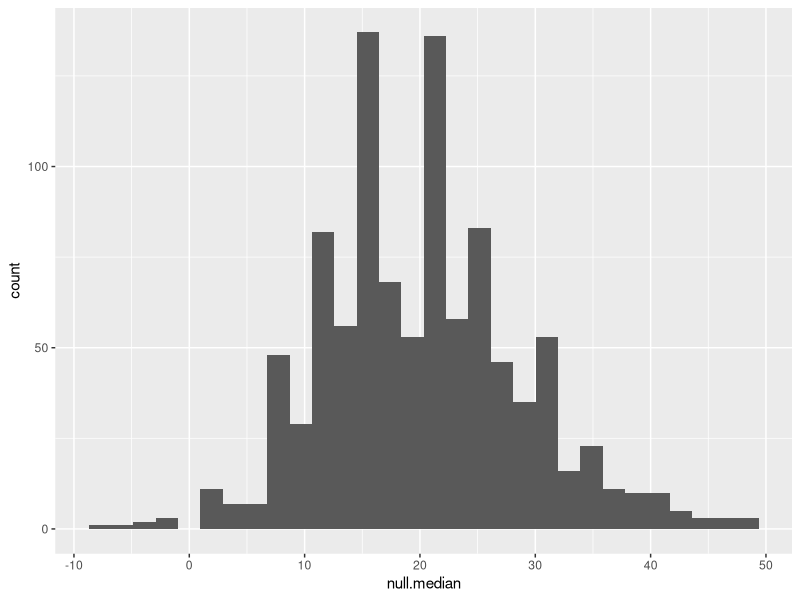
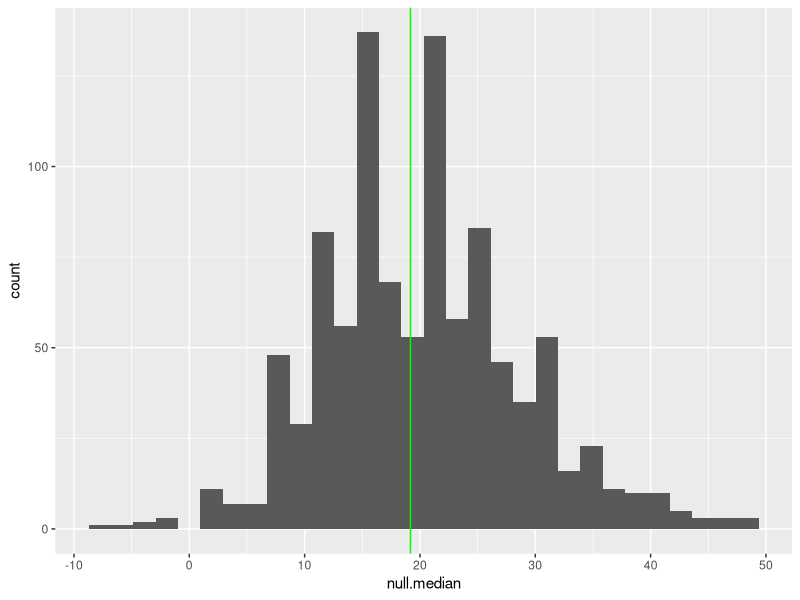
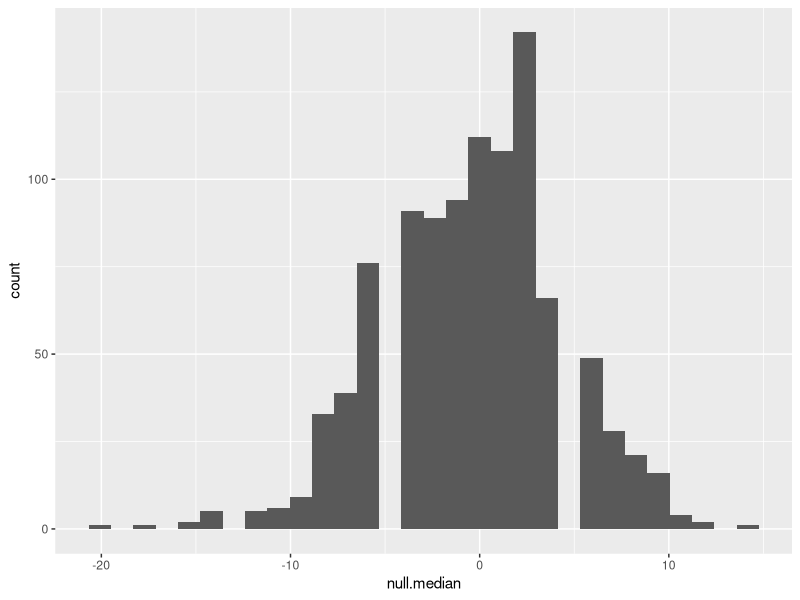
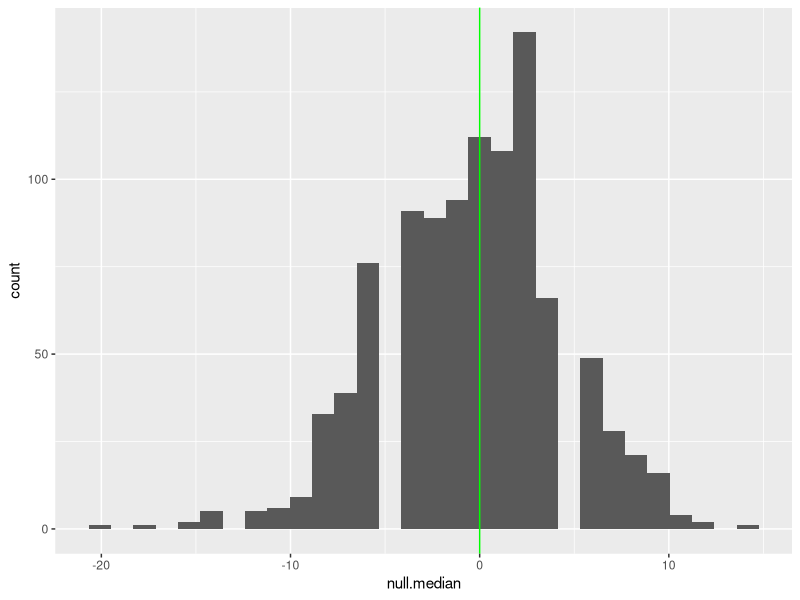
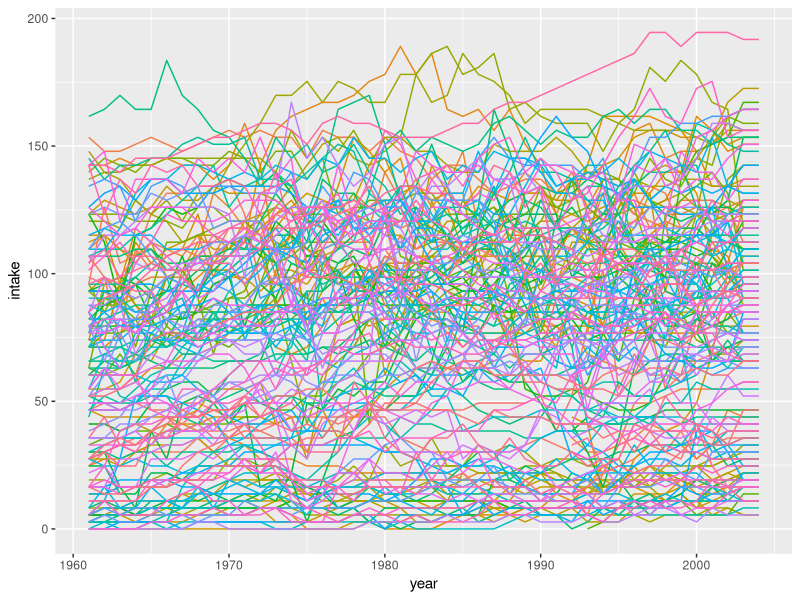
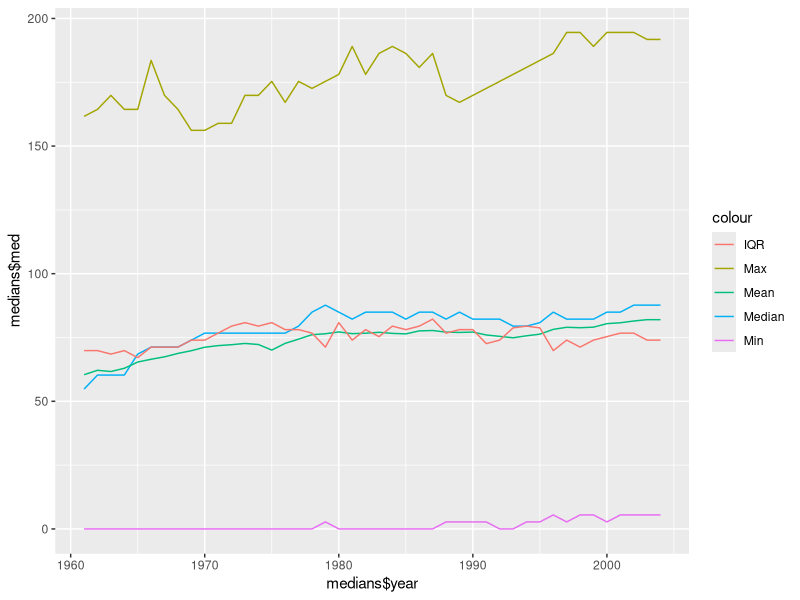

Write the R code that produced these figures, in order. (Note: this script raises an error after producing the figures.)
## ---- chunk 1
knitr::opts_chunk$set(echo = TRUE)
library(tidyverse)
library(data.table)
sugardata<-read.csv("sugar_consumption2.csv")
sugardata%>%
  setnames(old=c("X1961","X1962","X1963","X1964","X1965","X1966","X1967","X1968","X1969","X1970","X1971","X1972","X1973","X1974","X1975","X1976","X1977","X1978","X1979","X1980","X1981","X1982","X1983","X1984","X1985","X1986","X1987","X1988","X1989","X1990","X1991","X1992","X1993","X1994","X1995","X1996","X1997","X1998","X1999","X2000","X2001","X2002","X2003","X2004"), new=c("1961","1962","1963","1964","1965","1966","1967","1968","1969","1970","1971","1972","1973","1974","1975","1976","1977","1978","1979","1980","1981","1982","1983","1984","1985","1986","1987","1988","1989","1990","1991","1992","1993","1994","1995","1996","1997","1998","1999","2000","2001","2002","2003","2004"))      
sugardata3<-sugardata%>%
  gather('1961','1962','1963','1964','1965','1966','1967','1968','1969','1970','1971','1972','1973','1974','1975','1976','1977','1978','1979','1980','1981','1982','1983','1984','1985','1986','1987','1988','1989','1990','1991','1992','1993','1994','1995','1996','1997','1998','1999','2000','2001','2002','2003','2004',key="year",value="intake")
## ---- chunk 2
sugardata3$year<-as.numeric(sugardata3$year)
Sugar1961<-as.tibble(filter(sugardata3, year==1961))
Sugar2004<-as.tibble(filter(sugardata3, year==2004))
full4<-full_join(Sugar1961,Sugar2004, by=c("Country"),suffix = c(".x", ".y"))
full5<-full4%>%
  mutate(diff=intake.y-intake.x)
full6<-na.omit(full5)

test<-sample(full6$diff,10)
test.median<-median(test)

null.median<-vector("double",length=1000)
for(i in seq_along(null.median)){
  temp.draw<-sample(full6$diff,10)
  null.median[i]<-median(temp.draw)
}

ggplot()+geom_histogram(aes(x=null.median))
statMedian2<-sum(null.median)/1000
## ---- chunk 3
real.median2<-median(full6$diff)
percentile.data2<-sum(null.median<real.median2)/1000 #0.464
ggplot()+geom_histogram(aes(x=null.median))+geom_vline(xintercept=real.median2, color="green")
## ---- chunk 4
sugardata3$year<-as.numeric(sugardata3$year)
Sugar1980<-as.tibble(filter(sugardata3, year==1980))
Sugar1989<-as.tibble(filter(sugardata3, year==1989))
full<-full_join(Sugar1980,Sugar1989, by=c("Country"),suffix = c(".x", ".y"))
full2<-full%>%
  mutate(diff=intake.y-intake.x)
full3<-na.omit(full2)

test<-sample(full3$diff,10)
test.median<-median(test)

null.median<-vector("double",length=1000)
for(i in seq_along(null.median)){
  temp.draw<-sample(full3$diff,10)
  null.median[i]<-median(temp.draw)
}

ggplot()+geom_histogram(aes(x=null.median))
statMedian<-sum(null.median)/1000
## ---- chunk 5
real.median<-median(full3$diff)
percentile.data<-sum(null.median<real.median)/1000 #0.464
ggplot()+geom_histogram(aes(x=null.median))+geom_vline(xintercept=real.median, color="green")
## ---- chunk 6
library(readxl)
library(tidyverse)
sugar <- sugardata3
colnames(sugar)[1] = "country"
sugar <- sugar[order(sugar$country),]
sugar <- transform(sugar, year = as.numeric(year))
sugar <- na.omit(sugar)

## ---- chunk 7
ggplot(sugar, aes(x=year, y=intake, col=country))+
  geom_line() +
  theme(legend.position="none")

## ---- chunk 8

medians <- sugar %>% group_by(year) %>% summarize(med = median(intake))
means <- sugar %>% group_by(year) %>% summarize(mean = mean(intake))
mins <- sugar %>% group_by(year) %>% summarize(min = min(intake))
maxs <- sugar %>% group_by(year) %>% summarize(max = max(intake))
IQRs <- sugar %>% group_by(year) %>% summarize(iqr = IQR(intake))

ggplot()+
  geom_line(aes(x=medians$year, y=medians$med, col="Median")) +
  geom_line(aes(x=means$year, y=means$mean, col="Mean")) + 
  geom_line(aes(x=mins$year, y=mins$min, col="Min")) +
  geom_line(aes(x=maxs$year, y=maxs$max, col="Max")) +
  geom_line(aes(x=IQRs$year, y=IQRs$iqr, col="IQR")) 
## ---- chunk 9
mixedup_consumption <- function(Country,years=c(2000,2004)) {
  diff <- filter(sugar,country==Country,year==years[2]) %>% select(intake) -
    filter(sugar,country==Country,year==years[1]) %>% select(intake) 
  diff <- as.numeric(diff) #This gets rid of the structure of diff and makes it just a number, which means that the next line is just a numeric vector.
  c(0,diff,-diff,0)
}


sugar.tbl <- tibble(country=unique(filter(sugar,year==1967)$country),a=0,b=0,c=0,d=0)

for (nm in seq_along(sugar.tbl$country)) {
  sugar.tbl[nm,2:5] <-  mixedup_consumption(sugar.tbl$country[nm])
}

null.median<-vector("double",length=1000)
for(i in seq_along(null.median)){
  temp.draw<-sample(sugar.tbl$b,10)
  null.median[i]<-mean(temp.draw)
}

ggplot()+geom_histogram(aes(x=null.median))
statMedian<-sum(null.median)/1000
sugar.tbl <- na.omit(sugar.tbl)
#sugar.tbl$b
real.median<-mean(sugar.tbl$b)
#real.median
percentile.data<-sum(null.median<real.median)/1000 #0.464
ggplot()+geom_histogram(aes(x=null.median))+geom_vline(xintercept=real.median, color="green")
